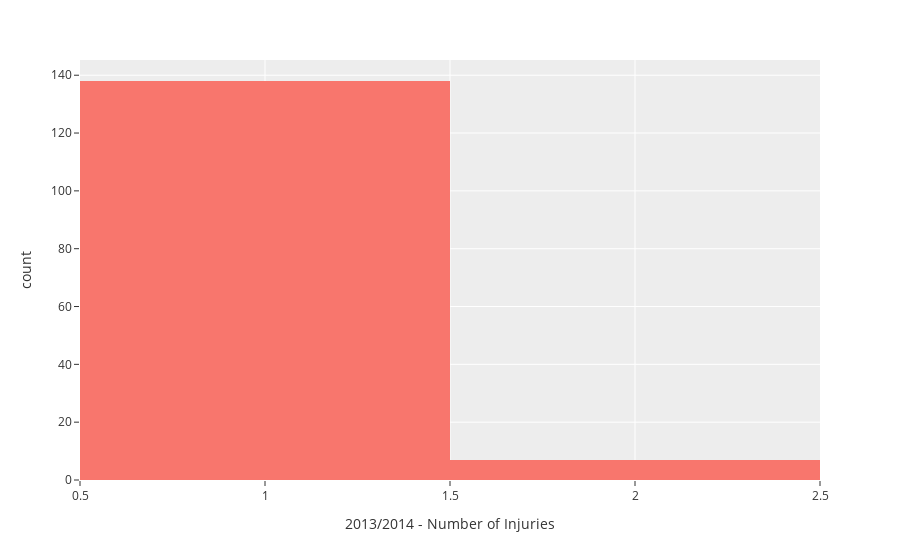

Notebook source saved alongside this figure:
### Code cell
# 2013/2014 number of injuries
_2013_2014_num_injuries_for_players = px.histogram(
    data_frame=head_injuries,
    x="2013/2014 - Number of Injuries",
    template="ggplot2",
)

_2013_2014_num_injuries_for_players.show()

### Figure 1 — Plotly figure (JSON) as saved in the notebook; plotly's stock layout.template omitted (floating-point values rounded to 4 significant figures; data arrays with more than 128 entries replaced by an {"elided": "..."} marker saying what was removed)
{"data": [{"alignmentgroup": "True", "bingroup": "x", "hovertemplate": "2013/2014 - Number of Injuries=%{x}<br>count=%{y}<extra></extra>", "legendgroup": "", "marker": {"color": "#F8766D", "pattern": {"shape": ""}}, "name": "", "offsetgroup": "", "orientation": "v", "showlegend": false, "type": "histogram", "x": {"elided": "343 int values"}, "xaxis": "x", "yaxis": "y"}], "layout": {"barmode": "relative", "legend": {"tracegroupgap": 0}, "margin": {"t": 60}, "xaxis": {"anchor": "y", "domain": [0, 1], "title": {"text": "2013/2014 - Number of Injuries"}}, "yaxis": {"anchor": "x", "domain": [0, 1], "title": {"text": "count"}}}}
